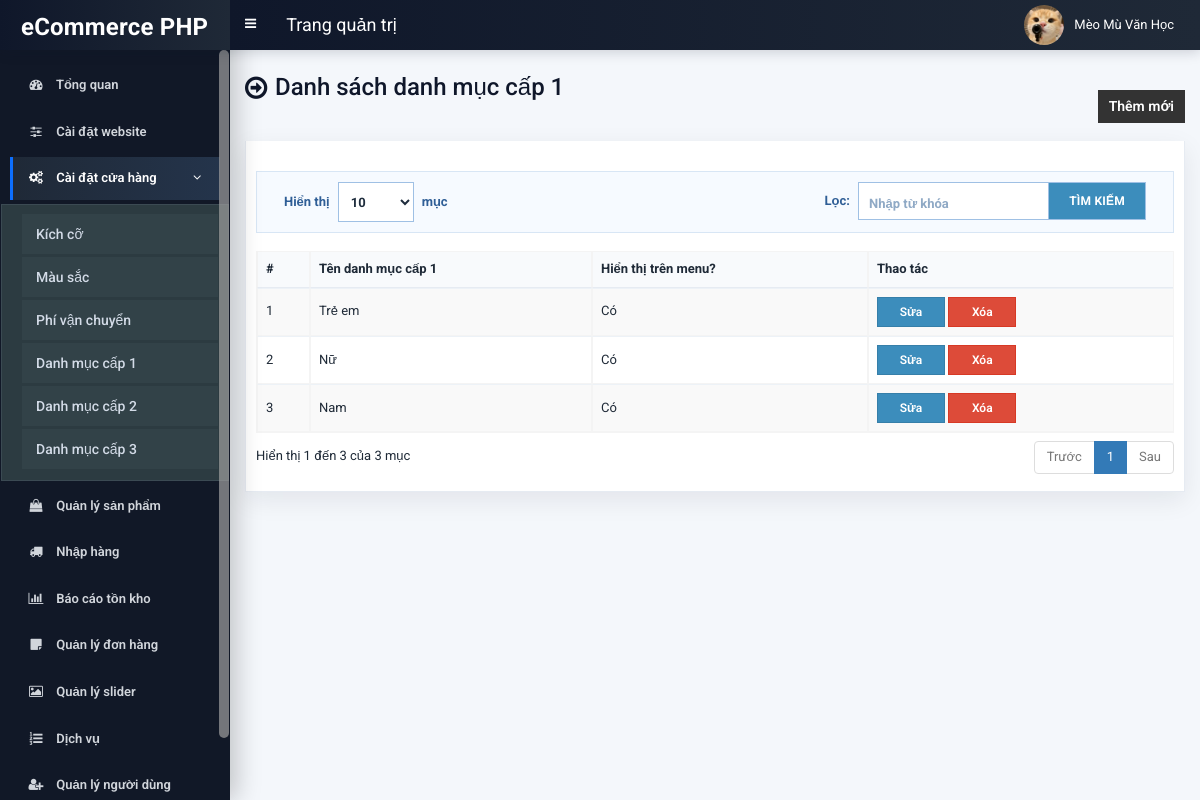
The app's page /admin/top-category.php (signed in) with its own data.
### tables this page shows
CREATE TABLE `tbl_top_category` (
  `tcat_id` int(11) NOT NULL,
  `tcat_name` varchar(255) NOT NULL,
  `show_on_menu` int(1) NOT NULL
);

### admin/top-category.php (the view, shortened to what this page needs)
<?php require_once('header.php'); ?>
<section class="content-header">
	<div class="content-header-left">
        <h1>Danh sách danh mục cấp 1</h1>
	</div>
	<div class="content-header-right">
        <a href="top-category-add.php" class="btn btn-primary btn-sm">Thêm mới</a>
	</div>
</section>
<section class="content">
  <div class="row">
    <div class="col-md-12">
      <div class="box box-info">
        <div class="box-body table-responsive">
          <table id="example1" class="table table-bordered table-hover table-striped">
			<thead>
			    <tr>
			        <th>#</th>
                    <th>Tên danh mục cấp 1</th>
                    <th>Hiển thị trên menu?</th>
                    <th>Thao tác</th>
			    </tr>
			</thead>
            <tbody>
            	<?php
            	$i=0;
            	$statement = $pdo->prepare("SELECT * FROM tbl_top_category ORDER BY tcat_id DESC");
            	$statement->execute();
            	$result = $statement->fetchAll(PDO::FETCH_ASSOC);
            	foreach ($result as $row) {
            		$i++;
            		?>
					<tr>
	                    <td><?php echo $i; ?></td>
	                    <td><?php echo $row['tcat_name']; ?></td>
                        <td>
                            <?php
                                if($row['show_on_menu'] == 1) {
                                    echo 'Có';
                                } else {
                                    echo 'Không';
                                }
                            ?>
                        </td>
	                    <td>
	                        <a href="top-category-edit.php?id=<?php echo $row['tcat_id']; ?>" class="btn btn-primary btn-xs">Sửa</a>
	                        <a href="#" class="btn btn-danger btn-xs" data-href="top-category-delete.php?id=<?php echo $row['tcat_id']; ?>" data-toggle="modal" data-target="#confirm-delete">Xóa</a>
	                    </td>
	                </tr>
            		<?php
            	}
            	?>
            </tbody>
          </table>
        </div>
      </div>
</section>
<?php require_once('footer.php'); ?>

### admin/style.css (style rules this page uses)
body { font-size: 13px; font-family: "Roboto", sans-serif; }
.content-header > h1, .content-header .content-header-left h1 { font-family: "Roboto", sans-serif; }
.box-info { padding-top: 20px; }
.content-header { overflow: hidden; }
.content-header .content-header-left { float: left; padding-top: 5px; }
.content-header .content-header-right { float: right; }
.content-header .content-header-left h1 { margin-top: 0; margin-bottom: 0; padding-left: 30px; padding-bottom: 5px; font-size: 24px; position: relative; }
.content-header .content-header-left h1:before { position: absolute; top: 0; left: 0; font-family: "FontAwesome", sans-serif; font-size: 26px; content: "\f18e"; }
.content-header .content-header-right a { position: relative; font-size: 14px; }
.box.box-info { border-top-color: #4c4c4c; }
.content-header .content-header-right a { background-color: #333333; border-color: #333333; }
.table td .btn, .table th .btn, .modal-footer .btn { border-radius: 0 !important; }
.table td .btn.btn-xs, .table td .btn.btn-sm { font-size: 12px; font-weight: 600; line-height: 1.35; padding: 6px 10px; min-width: 68px; }
table.dataTable thead .sorting, table.dataTable thead .sorting_asc, table.dataTable thead .sorting_desc, table.dataTable thead .sorting_asc_disabled, table.dataTable thead .sorting_desc_disabled { background-image: none !important; padding-right: 10px !important; }
table.dataTable thead .sorting:after, table.dataTable thead .sorting_asc:after, table.dataTable thead .sorting_desc:after, table.dataTable thead .sorting_asc_disabled:after, table.dataTable thead .sorting_desc_disabled:after { display: none !important; }

### records on screen
tbl_top_category: tcat_name "Trẻ em", show_on_menu "Có"
tbl_top_category: tcat_name "Nữ", show_on_menu "Có"
tbl_top_category: tcat_name "Nam", show_on_menu "Có"

### other values on screen
$_SESSION['user']['full_name'] "Mèo Mù Văn Học"
